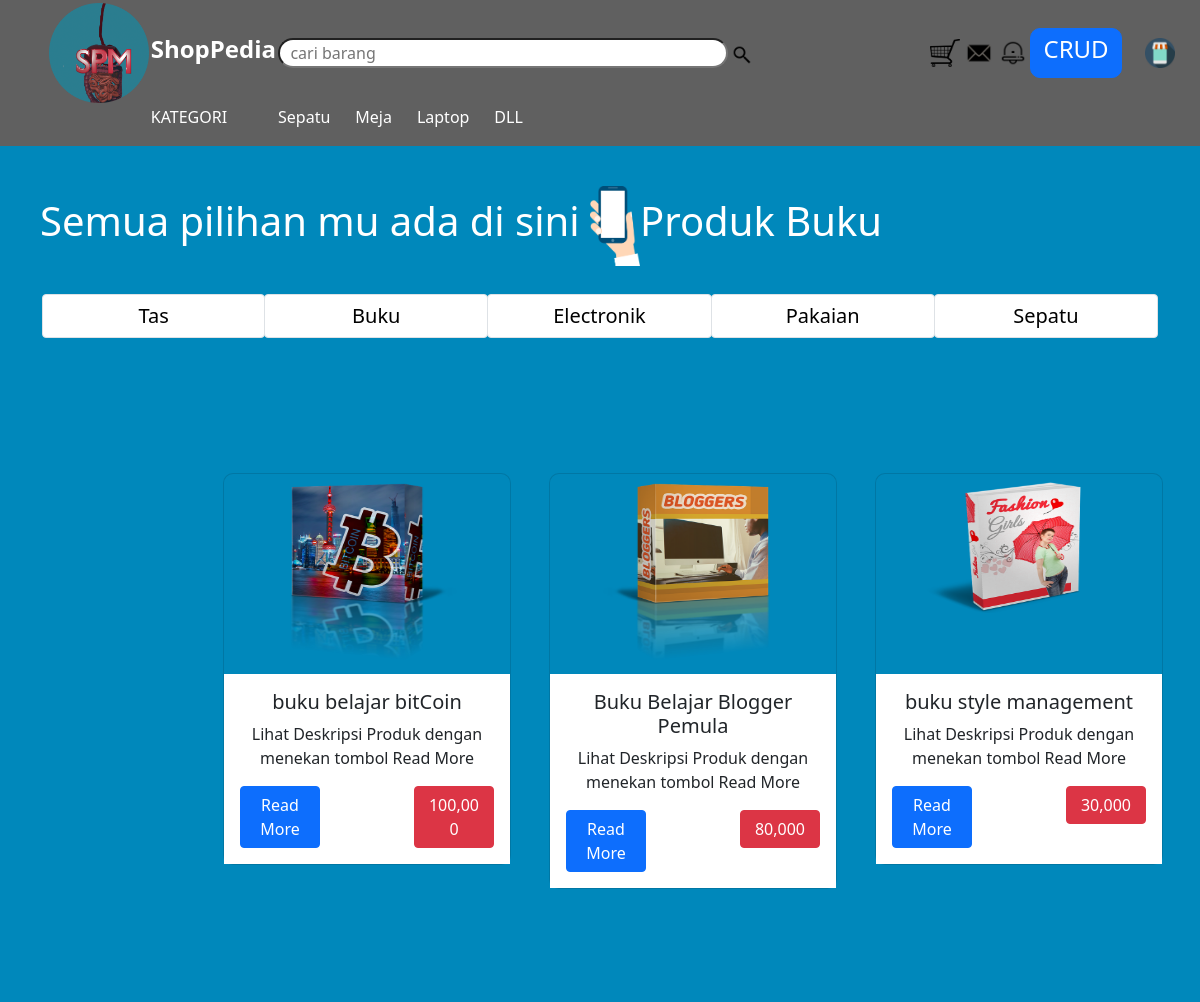
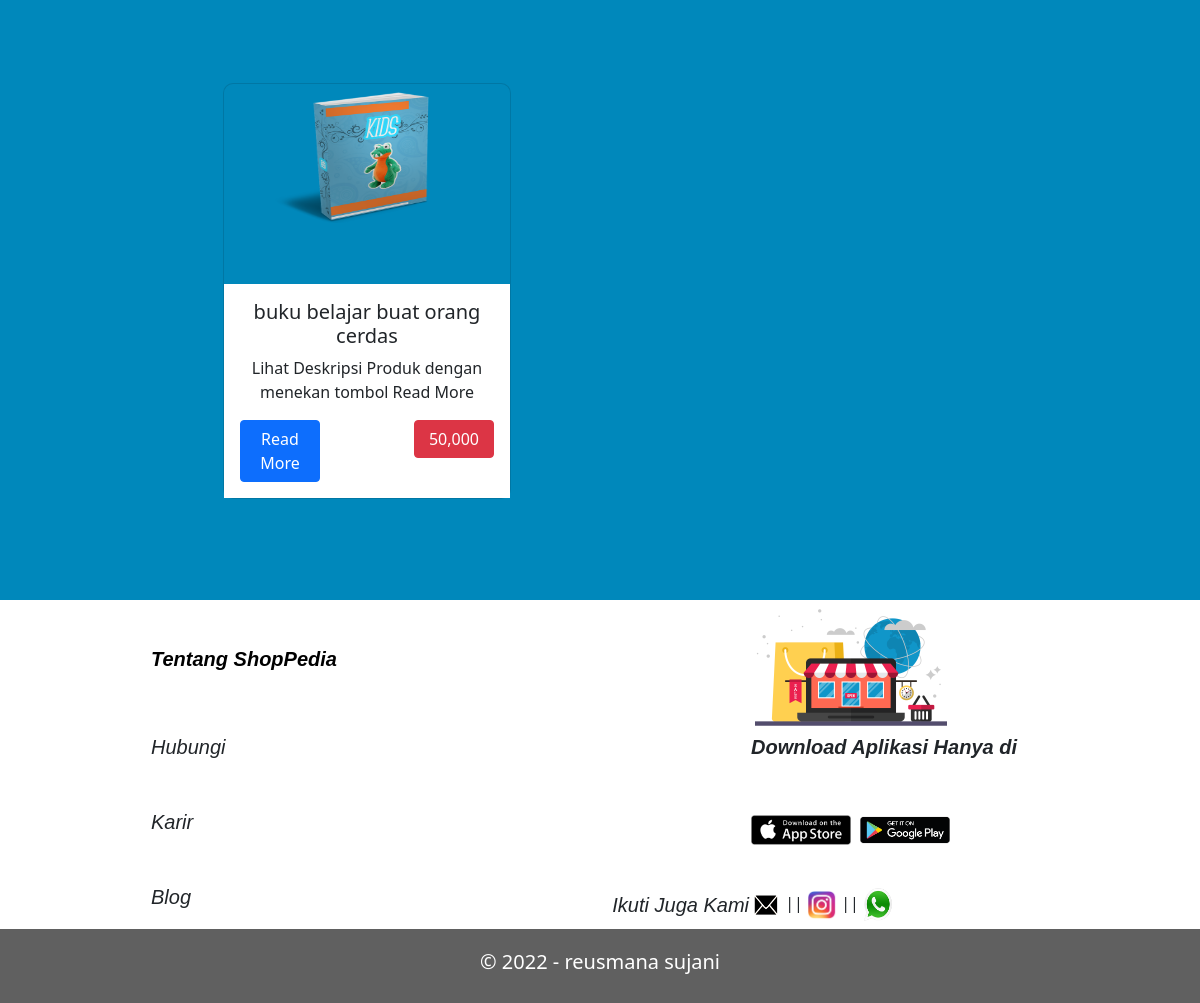
The app's page /buku.php with its own data (2 pictures, top to bottom).
### tables this page shows
CREATE TABLE `produk` (
  `id_produk` int(20) NOT NULL,
  `nama_produk` varchar(100) DEFAULT NULL,
  `gambar` varchar(20) NOT NULL,
  `deskripsi` text DEFAULT NULL,
  `jenis` varchar(10) NOT NULL,
  `harga` int(100) NOT NULL,
  `tgl_upload` date NOT NULL
);

### buku.php (the view, shortened to what this page needs)
<!DOCTYPE html>
<html>
<head>
	<link href="css/bootstrap.min.css" rel="stylesheet" >
</head>
<body>
<?php
include_once 'panggil_header.php';
?>
<div class="apa">
<h1 style="color:white; margin-top: 20px; margin-left: 20px; padding:20px">Semua pilihan mu ada di sini <img src="img/tangan.png" width="50px">Produk Buku</h1>
</div>
	<?php
include_once 'navbar2.php';
	include_once 'connect.php';
$gk = mysqli_query($link, "SELECT * FROM produk WHERE jenis='buku' ORDER BY id_produk DESC");
	while ($gambar = mysqli_fetch_array($gk)){
		$img = 'upload/'.$gambar['gambar'];
?>
<table  style="float: right; margin-right:3%; text-align:center; margin-top:100px;">
	<thead>
		<tr>
			<td>
			</td>
		</tr>
	</thead>
<tbody>
<tr>
		<td>
<div class='card' style='width: 18rem; background-color: #0088BB; border-radius: 10px; margin-bottom: 100px'>
  <img src="<?php echo $img;?>" class='card-img-top' alt='...' style="border-radius: 20px	;">
	<div class='card-body' style="background-color:white;">
    <h5 class='card-title'><?php echo $gambar['nama_produk'];?></h5>
    <p class='card-text' >Lihat Deskripsi Produk dengan menekan tombol Read More</p>
  <?php
   echo "  <a href='detail.php?id_produk=".$gambar['id_produk']."' class='btn btn-primary' style='float:left; width:80px'>Read More</a> ";?> <a  class="btn btn-danger" style="float:right; width:80px"><?php echo number_format($gambar['harga'],0); ?></a>
  	</div>
</div>
		</td>
	</tr>
</tbody>
</table>
<?php
}
include_once 'panggil_footer.php';
?>
</body>
</html>

### buku.php (style rules this page uses)
body { background-color: #0088BB; }
.card img { width: 200px; height: 200px; padding: 1px; transition: transform.2s; margin: auto; border-radius: 20px; }

### panggil_header.php (style rules this page uses)
body { background-color: #0088BB; }
.card img { width: 200px; height: 200px; padding: 1px; transition: transform.2s; margin: auto; border-radius: 20px; }

### panggil_footer.php (style rules this page uses)
body { background-color: #0088BB; }
.card img { width: 200px; height: 200px; padding: 1px; transition: transform.2s; margin: auto; border-radius: 20px; }

### records on screen
produk: gambar (picture), nama_produk "buku style management", harga "30,000"
produk: gambar (picture), nama_produk "Buku Belajar Blogger Pemula", harga "80,000"
produk: gambar (picture), nama_produk "buku belajar bitCoin", harga "100,000"
produk: gambar (picture), nama_produk "buku belajar buat orang cerdas", harga "50,000"
